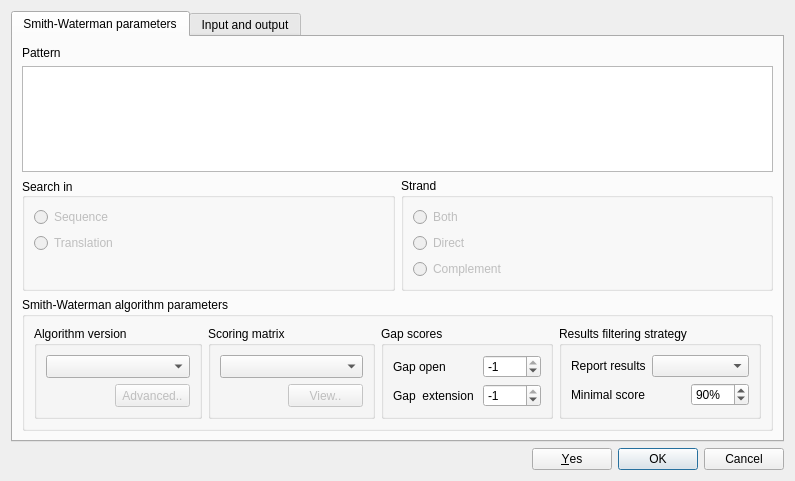
<?xml version="1.0" encoding="UTF-8"?>
<ui version="4.0">
 <class>SmithWatermanDialogBase</class>
 <widget class="QWidget" name="SmithWatermanDialogBase">
  <property name="geometry">
   <rect>
    <x>0</x>
    <y>0</y>
    <width>795</width>
    <height>481</height>
   </rect>
  </property>
  <property name="sizePolicy">
   <sizepolicy hsizetype="Maximum" vsizetype="Maximum">
    <horstretch>0</horstretch>
    <verstretch>0</verstretch>
   </sizepolicy>
  </property>
  <property name="minimumSize">
   <size>
    <width>0</width>
    <height>0</height>
   </size>
  </property>
  <property name="maximumSize">
   <size>
    <width>10000</width>
    <height>10000</height>
   </size>
  </property>
  <property name="windowTitle">
   <string>Smith-Waterman Search</string>
  </property>
  <layout class="QVBoxLayout" name="verticalLayout_3">
   <item>
    <widget class="QTabWidget" name="tabWidget">
     <property name="currentIndex">
      <number>0</number>
     </property>
     <widget class="QWidget" name="SW_params_tab">
      <attribute name="title">
       <string>Smith-Waterman parameters</string>
      </attribute>
      <layout class="QVBoxLayout" name="verticalLayout_6">
       <item>
        <widget class="QLabel" name="lblPattern">
         <property name="text">
          <string>Pattern</string>
         </property>
        </widget>
       </item>
       <item>
        <widget class="QTextEdit" name="teditPattern">
         <property name="sizePolicy">
          <sizepolicy hsizetype="Expanding" vsizetype="Expanding">
           <horstretch>0</horstretch>
           <verstretch>0</verstretch>
          </sizepolicy>
         </property>
         <property name="minimumSize">
          <size>
           <width>0</width>
           <height>0</height>
          </size>
         </property>
         <property name="maximumSize">
          <size>
           <width>100000</width>
           <height>100000</height>
          </size>
         </property>
         <property name="tabChangesFocus">
          <bool>true</bool>
         </property>
         <property name="tabStopWidth">
          <number>0</number>
         </property>
         <property name="acceptRichText">
          <bool>false</bool>
         </property>
        </widget>
       </item>
       <item>
        <layout class="QHBoxLayout" name="horizontalLayout_4" stretch="1,1,1">
         <property name="sizeConstraint">
          <enum>QLayout::SetFixedSize</enum>
         </property>
         <item>
          <widget class="QGroupBox" name="gbTransl">
           <property name="sizePolicy">
            <sizepolicy hsizetype="Minimum" vsizetype="Fixed">
             <horstretch>0</horstretch>
             <verstretch>0</verstretch>
            </sizepolicy>
           </property>
           <property name="maximumSize">
            <size>
             <width>1000</width>
             <height>1000</height>
            </size>
           </property>
           <property name="title">
            <string>Search in</string>
           </property>
           <property name="alignment">
            <set>Qt::AlignLeading|Qt::AlignLeft|Qt::AlignVCenter</set>
           </property>
           <property name="checkable">
            <bool>false</bool>
           </property>
           <layout class="QVBoxLayout" name="verticalLayout_2">
            <item>
             <widget class="QRadioButton" name="radioSequence">
              <property name="enabled">
               <bool>false</bool>
              </property>
              <property name="text">
               <string>Sequence</string>
              </property>
              <property name="checkable">
               <bool>true</bool>
              </property>
              <property name="checked">
               <bool>false</bool>
              </property>
              <property name="autoExclusive">
               <bool>true</bool>
              </property>
             </widget>
            </item>
            <item>
             <widget class="QRadioButton" name="radioTranslation">
              <property name="enabled">
               <bool>false</bool>
              </property>
              <property name="text">
               <string>Translation</string>
              </property>
             </widget>
            </item>
            <item>
             <spacer name="verticalSpacer">
              <property name="orientation">
               <enum>Qt::Vertical</enum>
              </property>
              <property name="sizeHint" stdset="0">
               <size>
                <width>20</width>
                <height>2</height>
               </size>
              </property>
             </spacer>
            </item>
           </layout>
          </widget>
         </item>
         <item>
          <widget class="QGroupBox" name="gbDirect">
           <property name="sizePolicy">
            <sizepolicy hsizetype="Minimum" vsizetype="Fixed">
             <horstretch>0</horstretch>
             <verstretch>0</verstretch>
            </sizepolicy>
           </property>
           <property name="maximumSize">
            <size>
             <width>1000</width>
             <height>1000</height>
            </size>
           </property>
           <property name="title">
            <string>Strand</string>
           </property>
           <layout class="QVBoxLayout" name="verticalLayout">
            <item>
             <widget class="QRadioButton" name="radioBoth">
              <property name="enabled">
               <bool>false</bool>
              </property>
              <property name="text">
               <string>Both</string>
              </property>
             </widget>
            </item>
            <item>
             <widget class="QRadioButton" name="radioDirect">
              <property name="enabled">
               <bool>false</bool>
              </property>
              <property name="text">
               <string>Direct</string>
              </property>
             </widget>
            </item>
            <item>
             <widget class="QRadioButton" name="radioComplement">
              <property name="enabled">
               <bool>false</bool>
              </property>
              <property name="text">
               <string>Complement</string>
              </property>
             </widget>
            </item>
           </layout>
          </widget>
         </item>
         <item>
          <layout class="QHBoxLayout" name="rangeSelectorLayout">
           <property name="sizeConstraint">
            <enum>QLayout::SetMinimumSize</enum>
           </property>
          </layout>
         </item>
        </layout>
       </item>
       <item>
        <widget class="QGroupBox" name="gbAlgorithm">
         <property name="title">
          <string>Smith-Waterman algorithm parameters</string>
         </property>
         <layout class="QHBoxLayout" name="horizontalLayout">
          <item>
           <widget class="QGroupBox" name="gbRealization">
            <property name="title">
             <string>Algorithm version</string>
            </property>
            <layout class="QGridLayout" name="gridLayout_3">
             <item row="0" column="0" colspan="2">
              <widget class="QComboBox" name="comboRealization">
               <property name="sizePolicy">
                <sizepolicy hsizetype="Expanding" vsizetype="Fixed">
                 <horstretch>0</horstretch>
                 <verstretch>0</verstretch>
                </sizepolicy>
               </property>
               <property name="minimumSize">
                <size>
                 <width>120</width>
                 <height>0</height>
                </size>
               </property>
               <property name="maximumSize">
                <size>
                 <width>1000</width>
                 <height>1000</height>
                </size>
               </property>
              </widget>
             </item>
             <item row="1" column="0">
              <spacer name="horizontalSpacer">
               <property name="orientation">
                <enum>Qt::Horizontal</enum>
               </property>
               <property name="sizeHint" stdset="0">
                <size>
                 <width>48</width>
                 <height>20</height>
                </size>
               </property>
              </spacer>
             </item>
             <item row="1" column="1">
              <widget class="QPushButton" name="bttnAdvanced">
               <property name="enabled">
                <bool>false</bool>
               </property>
               <property name="maximumSize">
                <size>
                 <width>75</width>
                 <height>23</height>
                </size>
               </property>
               <property name="text">
                <string>Advanced..</string>
               </property>
              </widget>
             </item>
            </layout>
           </widget>
          </item>
          <item>
           <widget class="QGroupBox" name="gbSubstMatrix">
            <property name="maximumSize">
             <size>
              <width>1000</width>
              <height>1000</height>
             </size>
            </property>
            <property name="title">
             <string>Scoring matrix</string>
            </property>
            <layout class="QGridLayout" name="gridLayout_4">
             <item row="0" column="0" colspan="2">
              <widget class="QComboBox" name="comboMatrix">
               <property name="sizePolicy">
                <sizepolicy hsizetype="Expanding" vsizetype="Fixed">
                 <horstretch>0</horstretch>
                 <verstretch>0</verstretch>
                </sizepolicy>
               </property>
               <property name="minimumSize">
                <size>
                 <width>120</width>
                 <height>0</height>
                </size>
               </property>
               <property name="maximumSize">
                <size>
                 <width>1000</width>
                 <height>1000</height>
                </size>
               </property>
              </widget>
             </item>
             <item row="1" column="0">
              <spacer name="horizontalSpacer_6">
               <property name="orientation">
                <enum>Qt::Horizontal</enum>
               </property>
               <property name="sizeHint" stdset="0">
                <size>
                 <width>47</width>
                 <height>20</height>
                </size>
               </property>
              </spacer>
             </item>
             <item row="1" column="1">
              <widget class="QPushButton" name="bttnViewMatrix">
               <property name="enabled">
                <bool>false</bool>
               </property>
               <property name="maximumSize">
                <size>
                 <width>75</width>
                 <height>23</height>
                </size>
               </property>
               <property name="text">
                <string>View..</string>
               </property>
               <property name="flat">
                <bool>false</bool>
               </property>
              </widget>
             </item>
            </layout>
           </widget>
          </item>
          <item>
           <widget class="QGroupBox" name="gbGapModel">
            <property name="title">
             <string>Gap scores</string>
            </property>
            <layout class="QGridLayout" name="gridLayout">
             <item row="0" column="0">
              <widget class="QLabel" name="lblGapOpen">
               <property name="text">
                <string>Gap open</string>
               </property>
              </widget>
             </item>
             <item row="1" column="0">
              <widget class="QLabel" name="lblGapExtd">
               <property name="text">
                <string>Gap  extension </string>
               </property>
              </widget>
             </item>
             <item row="0" column="1">
              <widget class="QSpinBox" name="spinGapOpen">
               <property name="minimum">
                <number>-4096</number>
               </property>
               <property name="maximum">
                <number>-1</number>
               </property>
               <property name="value">
                <number>-1</number>
               </property>
              </widget>
             </item>
             <item row="1" column="1">
              <widget class="QSpinBox" name="spinGapExtd">
               <property name="minimum">
                <number>-4096</number>
               </property>
               <property name="maximum">
                <number>-1</number>
               </property>
              </widget>
             </item>
            </layout>
           </widget>
          </item>
          <item>
           <widget class="QGroupBox" name="gbResultFilter">
            <property name="title">
             <string>Results filtering strategy</string>
            </property>
            <layout class="QGridLayout" name="gridLayout_2">
             <item row="1" column="0">
              <layout class="QHBoxLayout" name="horizontalLayout_2">
               <item>
                <widget class="QLabel" name="lblScorePercent">
                 <property name="text">
                  <string>Minimal score</string>
                 </property>
                </widget>
               </item>
               <item>
                <spacer name="horizontalSpacer_4">
                 <property name="orientation">
                  <enum>Qt::Horizontal</enum>
                 </property>
                 <property name="sizeHint" stdset="0">
                  <size>
                   <width>40</width>
                   <height>20</height>
                  </size>
                 </property>
                </spacer>
               </item>
               <item>
                <widget class="QSpinBox" name="spinScorePercent">
                 <property name="sizePolicy">
                  <sizepolicy hsizetype="Expanding" vsizetype="Fixed">
                   <horstretch>0</horstretch>
                   <verstretch>0</verstretch>
                  </sizepolicy>
                 </property>
                 <property name="suffix">
                  <string>%</string>
                 </property>
                 <property name="minimum">
                  <number>1</number>
                 </property>
                 <property name="maximum">
                  <number>100</number>
                 </property>
                 <property name="value">
                  <number>90</number>
                 </property>
                </widget>
               </item>
              </layout>
             </item>
             <item row="0" column="0">
              <layout class="QHBoxLayout" name="horizontalLayout_3">
               <item>
                <widget class="QLabel" name="lblReportResultStrategy">
                 <property name="text">
                  <string>Report results</string>
                 </property>
                </widget>
               </item>
               <item>
                <widget class="QComboBox" name="comboResultFilter">
                 <property name="sizePolicy">
                  <sizepolicy hsizetype="Expanding" vsizetype="Fixed">
                   <horstretch>0</horstretch>
                   <verstretch>0</verstretch>
                  </sizepolicy>
                 </property>
                </widget>
               </item>
              </layout>
             </item>
            </layout>
           </widget>
          </item>
         </layout>
        </widget>
       </item>
      </layout>
     </widget>
     <widget class="QWidget" name="Input_output_tab">
      <attribute name="title">
       <string>Input and output</string>
      </attribute>
      <layout class="QVBoxLayout" name="verticalLayout_7">
       <item>
        <layout class="QHBoxLayout" name="saveResultVariantsLayout">
         <property name="sizeConstraint">
          <enum>QLayout::SetDefaultConstraint</enum>
         </property>
         <property name="bottomMargin">
          <number>0</number>
         </property>
         <item>
          <widget class="QLabel" name="saveResultAsLabel">
           <property name="sizePolicy">
            <sizepolicy hsizetype="Preferred" vsizetype="Preferred">
             <horstretch>0</horstretch>
             <verstretch>0</verstretch>
            </sizepolicy>
           </property>
           <property name="minimumSize">
            <size>
             <width>117</width>
             <height>0</height>
            </size>
           </property>
           <property name="maximumSize">
            <size>
             <width>80</width>
             <height>16777215</height>
            </size>
           </property>
           <property name="text">
            <string>Save results as</string>
           </property>
           <property name="buddy">
            <cstring>resultViewVariants</cstring>
           </property>
          </widget>
         </item>
         <item>
          <widget class="QComboBox" name="resultViewVariants">
           <property name="insertPolicy">
            <enum>QComboBox::InsertAtTop</enum>
           </property>
          </widget>
         </item>
        </layout>
       </item>
       <item>
        <layout class="QVBoxLayout" name="verticalLayout_4">
         <item>
          <widget class="QWidget" name="annotationsWidget" native="true">
           <property name="sizePolicy">
            <sizepolicy hsizetype="Expanding" vsizetype="Maximum">
             <horstretch>0</horstretch>
             <verstretch>0</verstretch>
            </sizepolicy>
           </property>
           <property name="minimumSize">
            <size>
             <width>0</width>
             <height>0</height>
            </size>
           </property>
          </widget>
         </item>
         <item>
          <widget class="QGroupBox" name="alignmentParams">
           <property name="sizePolicy">
            <sizepolicy hsizetype="Expanding" vsizetype="Minimum">
             <horstretch>0</horstretch>
             <verstretch>0</verstretch>
            </sizepolicy>
           </property>
           <property name="minimumSize">
            <size>
             <width>0</width>
             <height>290</height>
            </size>
           </property>
           <property name="title">
            <string>Aligner options</string>
           </property>
           <layout class="QGridLayout" name="gridLayout_6">
            <item row="0" column="0">
             <layout class="QGridLayout" name="gridLayout_5">
              <property name="rightMargin">
               <number>5</number>
              </property>
              <item row="0" column="0">
               <widget class="QLabel" name="alignFilePathLabel">
                <property name="sizePolicy">
                 <sizepolicy hsizetype="Maximum" vsizetype="Preferred">
                  <horstretch>0</horstretch>
                  <verstretch>0</verstretch>
                 </sizepolicy>
                </property>
                <property name="text">
                 <string>Alignment files directory path</string>
                </property>
               </widget>
              </item>
              <item row="0" column="1">
               <widget class="QLineEdit" name="alignmentFilesPath">
                <property name="sizePolicy">
                 <sizepolicy hsizetype="Expanding" vsizetype="Fixed">
                  <horstretch>0</horstretch>
                  <verstretch>0</verstretch>
                 </sizepolicy>
                </property>
                <property name="focusPolicy">
                 <enum>Qt::StrongFocus</enum>
                </property>
               </widget>
              </item>
              <item row="0" column="2">
               <widget class="QPushButton" name="browseResultDirBtn">
                <property name="sizePolicy">
                 <sizepolicy hsizetype="Fixed" vsizetype="Fixed">
                  <horstretch>0</horstretch>
                  <verstretch>0</verstretch>
                 </sizepolicy>
                </property>
                <property name="maximumSize">
                 <size>
                  <width>30</width>
                  <height>16777215</height>
                 </size>
                </property>
                <property name="focusPolicy">
                 <enum>Qt::StrongFocus</enum>
                </property>
                <property name="text">
                 <string>...</string>
                </property>
               </widget>
              </item>
              <item row="1" column="0" colspan="3">
               <widget class="QGroupBox" name="advOptions">
                <property name="focusPolicy">
                 <enum>Qt::StrongFocus</enum>
                </property>
                <property name="title">
                 <string>Set advanced options</string>
                </property>
                <property name="checkable">
                 <bool>true</bool>
                </property>
                <property name="checked">
                 <bool>false</bool>
                </property>
                <layout class="QGridLayout" name="gridLayout_7">
                 <item row="0" column="0">
                  <widget class="QLabel" name="mObjectsNamesTmplLabel">
                   <property name="sizePolicy">
                    <sizepolicy hsizetype="Maximum" vsizetype="Preferred">
                     <horstretch>0</horstretch>
                     <verstretch>0</verstretch>
                    </sizepolicy>
                   </property>
                   <property name="text">
                    <string>Template for alignment files names</string>
                   </property>
                  </widget>
                 </item>
                 <item row="2" column="0">
                  <widget class="QLabel" name="refSubseqNameTmplLabel">
                   <property name="sizePolicy">
                    <sizepolicy hsizetype="Maximum" vsizetype="Preferred">
                     <horstretch>0</horstretch>
                     <verstretch>0</verstretch>
                    </sizepolicy>
                   </property>
                   <property name="text">
                    <string>Template for reference subsequences names</string>
                   </property>
                  </widget>
                 </item>
                 <item row="3" column="1" colspan="2">
                  <widget class="QLineEdit" name="patternSubseqNameTmpl">
                   <property name="sizePolicy">
                    <sizepolicy hsizetype="Minimum" vsizetype="Fixed">
                     <horstretch>0</horstretch>
                     <verstretch>0</verstretch>
                    </sizepolicy>
                   </property>
                   <property name="focusPolicy">
                    <enum>Qt::StrongFocus</enum>
                   </property>
                  </widget>
                 </item>
                 <item row="2" column="1" colspan="2">
                  <widget class="QLineEdit" name="refSubseqNameTmpl">
                   <property name="sizePolicy">
                    <sizepolicy hsizetype="Minimum" vsizetype="Fixed">
                     <horstretch>0</horstretch>
                     <verstretch>0</verstretch>
                    </sizepolicy>
                   </property>
                   <property name="focusPolicy">
                    <enum>Qt::StrongFocus</enum>
                   </property>
                  </widget>
                 </item>
                 <item row="3" column="0">
                  <widget class="QLabel" name="patternNameTmplLabel">
                   <property name="sizePolicy">
                    <sizepolicy hsizetype="Maximum" vsizetype="Preferred">
                     <horstretch>0</horstretch>
                     <verstretch>0</verstretch>
                    </sizepolicy>
                   </property>
                   <property name="text">
                    <string>Template for pattern subsequences names</string>
                   </property>
                  </widget>
                 </item>
                 <item row="0" column="1" colspan="2">
                  <widget class="QLineEdit" name="mObjectNameTmpl">
                   <property name="sizePolicy">
                    <sizepolicy hsizetype="Expanding" vsizetype="Fixed">
                     <horstretch>0</horstretch>
                     <verstretch>0</verstretch>
                    </sizepolicy>
                   </property>
                   <property name="focusPolicy">
                    <enum>Qt::StrongFocus</enum>
                   </property>
                  </widget>
                 </item>
                 <item row="5" column="0" colspan="3">
                  <layout class="QGridLayout" name="tmplButtonsLayout">
                   <property name="leftMargin">
                    <number>0</number>
                   </property>
                   <property name="topMargin">
                    <number>0</number>
                   </property>
                   <property name="rightMargin">
                    <number>0</number>
                   </property>
                   <property name="bottomMargin">
                    <number>0</number>
                   </property>
                   <property name="spacing">
                    <number>3</number>
                   </property>
                  </layout>
                 </item>
                 <item row="4" column="0">
                  <widget class="QLabel" name="patternSequenceNameLbl">
                   <property name="text">
                    <string>Pattern sequence name</string>
                   </property>
                  </widget>
                 </item>
                 <item row="4" column="1" colspan="2">
                  <widget class="QLineEdit" name="patternSequenceName"/>
                 </item>
                </layout>
               </widget>
              </item>
             </layout>
            </item>
           </layout>
          </widget>
         </item>
        </layout>
       </item>
       <item>
        <spacer name="verticalSpacer_2">
         <property name="orientation">
          <enum>Qt::Vertical</enum>
         </property>
         <property name="sizeHint" stdset="0">
          <size>
           <width>20</width>
           <height>40</height>
          </size>
         </property>
        </spacer>
       </item>
      </layout>
     </widget>
    </widget>
   </item>
   <item>
    <widget class="QDialogButtonBox" name="buttonBox">
     <property name="standardButtons">
      <set>QDialogButtonBox::Cancel|QDialogButtonBox::Ok|QDialogButtonBox::Yes</set>
     </property>
    </widget>
   </item>
  </layout>
 </widget>
 <tabstops>
  <tabstop>tabWidget</tabstop>
  <tabstop>teditPattern</tabstop>
  <tabstop>radioSequence</tabstop>
  <tabstop>radioTranslation</tabstop>
  <tabstop>radioBoth</tabstop>
  <tabstop>radioDirect</tabstop>
  <tabstop>radioComplement</tabstop>
  <tabstop>comboRealization</tabstop>
  <tabstop>bttnAdvanced</tabstop>
  <tabstop>comboMatrix</tabstop>
  <tabstop>bttnViewMatrix</tabstop>
  <tabstop>spinGapOpen</tabstop>
  <tabstop>spinGapExtd</tabstop>
  <tabstop>comboResultFilter</tabstop>
  <tabstop>spinScorePercent</tabstop>
  <tabstop>resultViewVariants</tabstop>
  <tabstop>alignmentFilesPath</tabstop>
  <tabstop>alignmentFilesPath</tabstop>
  <tabstop>browseResultDirBtn</tabstop>
  <tabstop>advOptions</tabstop>
  <tabstop>mObjectNameTmpl</tabstop>
  <tabstop>refSubseqNameTmpl</tabstop>
  <tabstop>patternSubseqNameTmpl</tabstop>
  <tabstop>patternSequenceName</tabstop>
 </tabstops>
 <resources/>
 <connections>
  <connection>
   <sender>buttonBox</sender>
   <signal>rejected()</signal>
   <receiver>SmithWatermanDialogBase</receiver>
   <slot>close()</slot>
   <hints>
    <hint type="sourcelabel">
     <x>382</x>
     <y>405</y>
    </hint>
    <hint type="destinationlabel">
     <x>382</x>
     <y>212</y>
    </hint>
   </hints>
  </connection>
 </connections>
</ui>
